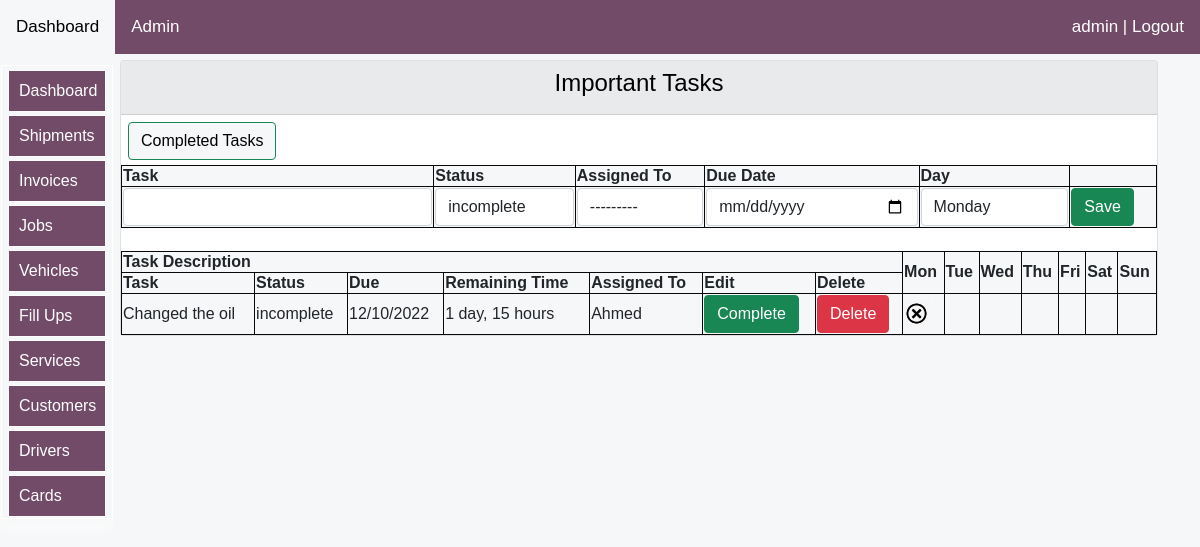
/todoapp/to-do-list (signed in), run on the app's committed database.
### todoapp/models.py (models this page shows, shortened)
class TasksModel(models.Model):
    task_status = [
    ('complete', 'complete'),
    ('incomplete', 'incomplete'),
    ]
    day = [
    ('Monday', 'Monday'),
    ('Tuesday', 'Tuesday'),
    ('Wednesday', 'Wednesday'),
    ('Thursday', 'Thursday'),
    ('Friday', 'Friday'),
    ('Saturday', 'Saturday'),
    ('Sunday', 'Sunday'),
    ]
    task = models.CharField(max_length=20,blank=False)
    status = models.CharField(max_length=10,choices=task_status,default='incomplete')
    createDate=models.DateTimeField(auto_now_add=True)
    dueDate=models.DateTimeField(auto_now_add=False,auto_now=False,blank=True,null=True)
    taskDay = models.CharField(max_length=10,choices=day,default='Monday')
    assignedto=models.ForeignKey(AlwenDriversModel,on_delete=models.SET_NULL,blank=True,null=True,related_name="taskassignrelname")

### logistics/models.py (models this page shows)
class AlwenDriversModel(models.Model):
    name= models.CharField(max_length=10,blank=True,null=True)
    photo=models.FileField(upload_to='logistics/images/vehicles/%Y/',null=True, blank=True)#save according to year
    driver_license=models.FileField(upload_to='logistics/images/vehicles/%Y/',blank=True,null=True)
    driver_id=models.FileField(upload_to='logistics/images/vehicles/%Y/',blank=True,null=True)
    def __str__(self):
        return '{}'.format(self.name)

### todoapp/views.py (the view)
# urls.py: path('to-do-list', views.toDoList, name="to-do-list"),
def toDoList(request):
    title="To do list"
    form =AddTasksForm(request.POST or None)
    tasks=TasksModel.objects.order_by('dueDate').filter(status="incomplete")
    completed_tasks=TasksModel.objects.filter(status="complete")
    if form.is_valid():
        form.save()
        messages.success(request, 'Task added successfully')
        form=AddTasksForm()#this clears out the form after adding the product
    context = {
        "form":form,
        "tasks":tasks,
        "title":title,
        "completed_tasks":completed_tasks,
    }
    return render(request,'todoapp/toDoList.html',context)

### todoapp/forms.py
class AddTasksForm(forms.ModelForm): #the forms here is the one imported up there.
    class Meta:
        model = TasksModel
        fields = ['task','status','dueDate','taskDay','assignedto']
        widgets={
            'task':forms.TextInput(attrs={'class':'form-control','placeholder':''}),
            'dueDate':DatePickerInput(attrs={'class':'form-control','placeholder':'Task due date'}),
            'taskDay':forms.Select(attrs={'class':'form-control'}),
            'status':forms.Select(attrs={'class':'form-control'}),
            'assignedto':forms.Select(attrs={'class':'form-control','placeholder':'assigned'}),
        }

### todoapp/templates/todoapp/toDoList.html (shortened to what this page needs)
{% extends 'bases/base.html'%}
{% load static %}
{% load humanize %}
{% load crispy_forms_tags %}
{% block style %}
<link href="{% static 'css/bootstrap.min.css' %}" rel="stylesheet">
<link rel="stylesheet" href="https://use.fontawesome.com/releases/v5.15.2/css/all.css"
>
   {%endblock%}
   {% block body %}
<div class="container">
    <div class="row mt-12">
        <div class="col-md-12">
            <div class="card">
                <div id="allif-section-headers" class="card-header ">
                   <h4>Important Tasks</h4>
            </div>
              <div >
            <a href="{% url 'todoapp:completedTasksList' %}">
              <button id="allif-link-buttons" type="button" class="btn btn-success mybuttonlinks" >
                Completed Tasks
              </button>
            </a>
            </div>
                  <table>
                      <form class="form-horizontal" method="POST" action="">
                          <tr>
                            <th>Task</th>
                            <th>Status</th>
                            <th>Assigned To</th>
                            <th>Due Date</th>
                            <th>Day</th>
                          </tr>
                      <tr>
                        <th>{{form.task}}</th>
                        <th>{{form.status}}</th>
                        <th>{{form.assignedto}}</th>
                        <th> {{form.dueDate}}</th>
                        <th> {{form.taskDay}}</th>
                        <th><button id="form-button" class="btn btn-success btn-block" type="submit">Save</button></th>
                      </tr>
                      </form>
                    </table>
              <table>
                <tr>
                  <th colspan="7">Task Description</th>
                  <th rowspan="2">Mon</th>
                  <th rowspan="2">Tue</th>
                  <th rowspan="2">Wed</th>
                  <th rowspan="2">Thu</th>
                  <th rowspan="2"  >Fri</th>
                  <th rowspan="2">Sat</th>
                  <th rowspan="2">Sun</th>
                </tr>
                <br>
                <tr>
                  <th scope="col">Task</th>
                  <th scope="col">Status</th>
                  <th scope="col">Due</th>
                  <th scope="col">Remaining Time</th>
                  <th scope="col">Assigned To</th>
                  <th scope="col">Edit</th>
                  <th scope="col">Delete</th>
                {% for task in tasks %}
                <tr>
                  <td>{{task.task}}</td>
                  <td>{{task.status}}</td>
                  <td>{{task.dueDate|date:'d/m/Y'}}</td>
                  <td>{{task.dueDate|timeuntil}}</td>
                  <td>{{task.assignedto}}</td>
          <td> <a href="{% url 'todoapp:markTaskComplete' task.id %}" data-toggle="tooltip" title="Delete this record">
            <button class="btn btn-success">Complete</button></a></td>
          <td> <a href="{% url 'todoapp:delete_task' task.id %}" data-toggle="tooltip" title="Delete this record">
          <button class="btn btn-danger">Delete</button>
          </a></td>
          {% if task.taskDay == 'Monday' %}
          <td>
            {% if task.status == 'complete' %}
            <img src="{% static 'img/task.png' %}" width="25">
          {% else %}
          <img src="{% static 'img/pending.png' %}" width="25">
          {% endif %}
          </td>
          <td></td>
          <td></td>
          <td></td>
          <td></td>
          <td></td>
          <td></td>
          {% endif %}
                </tr>
               {% endfor %}
              </table>
              </div>
        </div>
      </div>
</div>
   {% endblock %}

### logistics/templates/bases/log-topnavbar.html (shortened to what this page needs)
    <div class="topnav" id="myTopnav">
      <a  href="{% url 'logistics:logistics-dashboard' %}">Dashboard </a>
      {% if request.user.is_superuser %}
      <a href="/admin">Admin</a>
      {% endif %}
    {% if user.is_authenticated %}
    <a href="{% url 'login:logout' %}" style="float: right;">{{user}} | Logout</a>
            {% else %}
            <a href="{% url 'login:loginpage' %}" style="float: right;">Login</a>
        {% endif %}
    </div>

### todoapp/templates/todoapp/toDoList.html (style rules this page uses)
body { font-size: 2rem; opacity: 1; position:sticky; overflow: auto; text-align: left; max-width: 100%; background-color: #F6F7F8; margin: auto; padding: auto; }
.container { background-color: #F6F7F8; }
table { background-color: #F6F7F8; }
.mybuttonlinks { margin-top: 7px; margin-left: 7px; margin-bottom: 5px; }
#allif-section-headers { background-color: #e9eaec; color: black; font-size: 16px; text-align: center; }
#allif-link-buttons { background-color: #F6F7F8; color: black; }
a:link { text-decoration: none; }
@media screen and (min-width:1000px) and (max-width:2000px) { .container { margin-top: 10px; display: block; font-size: 0.95rem; margin-left:auto ; margin-right: auto; margin: auto; padding-left: 90px; } }
table, th, td ,form { border: 1px solid rgb(8, 8, 8); width: auto; padding-left: auto; }

### logistics/templates/bases/log-topnavbar.html (style rules this page uses)
body { margin: 0; font-family: Arial, Helvetica, sans-serif; }
.topnav { background-color: #714b67;; position: fixed; width: 100%; z-index:10; overflow:auto; margin-right: 0; right: 0; color: white; }
.topnav a { float: left; display: block; color: white; text-align: center; padding: 14px 16px; text-decoration: none; font-size: 17px; }

### logistics/templates/bases/log-sidenavbar.html (style rules this page uses)
:root { --sidebar_font_size:1.0rem; }

### data on the page
TasksModel: task "Changed the oil", status "incomplete", dueDate "12/10/2022", dueDate "1 day, 15 hours", assignedto "Ahmed"

### other printed values
{{ user }} "admin"
